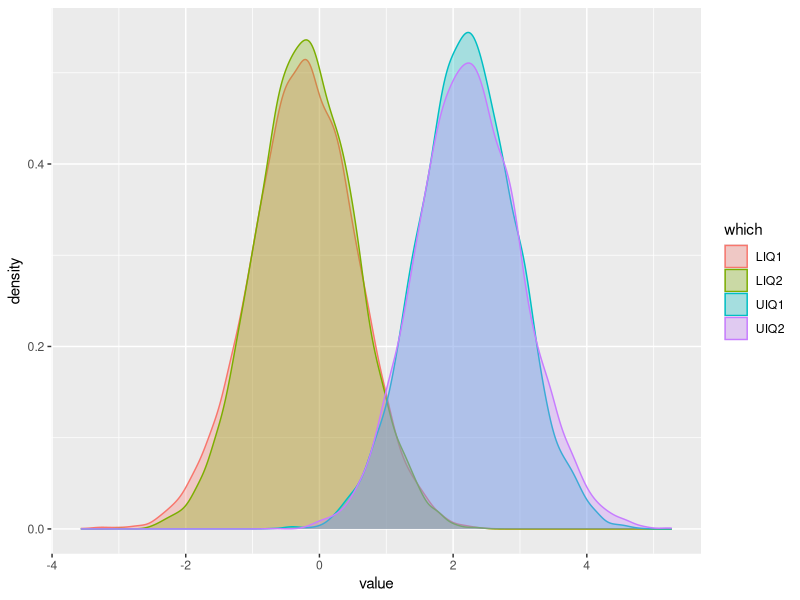

Here is the R script that generated this plot:
library(tidyverse)

F <- function(x, theta) pnorm(x, theta, 1)

inverse <- function(f) {
    fout <- function(y) uniroot(function(x) f(x) - y, c(-100, 100))$root
    function(y) (quietly(fout)(y))$result
}
THETA <- 1
n <- 2
LL <- qchisq(0.05, 2*n)
UL <- qchisq(0.95, 2*n)
df <- tibble(X = map(1:10000, ~rnorm(n, THETA, 1))) %>%
    mutate(
        Q1 = map(X, ~function(theta) -2 * sum(log(F(.x, theta)))),
        Q2 = map(X, ~function(theta) -2 * sum(log(1 - F(.x, theta)))),
        LIQ1 = map_dbl(Q1, ~inverse(.x)(LL)),
        UIQ1 = map_dbl(Q1, ~inverse(.x)(UL)),
        LIQ2 = map_dbl(Q2, ~inverse(.x)(UL)),
        UIQ2 = map_dbl(Q2, ~inverse(.x)(LL)),
        Q1CI_contains = LIQ1 < THETA & THETA <  UIQ1,
        Q2CI_contains = LIQ2 < THETA & THETA < UIQ2,
        Q1_length = UIQ1 - LIQ1,
        Q2_length = UIQ2 - LIQ2
    )

df %>%  summarize(
            Q1_coverage = sum(Q1CI_contains) / nrow(.),
            Q1_length_mean = mean(Q1_length),
            Q1_length_range = max(Q1_length) - min(Q1_length),
            Q2_coverage = sum(Q2CI_contains) / nrow(.),
            Q2_length_mean = mean(Q2_length),
            Q2_length_range = max(Q2_length) - min(Q2_length),
            )

with(df, ks.test(Q1_length, Q2_length))
with(df, ks.test(LIQ1, LIQ2))
with(df, ks.test(UIQ1, UIQ2))

df %>% select(LIQ1, LIQ2, UIQ1, UIQ2) %>%
    gather(which, value) %>%
    ggplot() +
    geom_density(aes(value, color = which, fill = which), alpha = 0.3)



